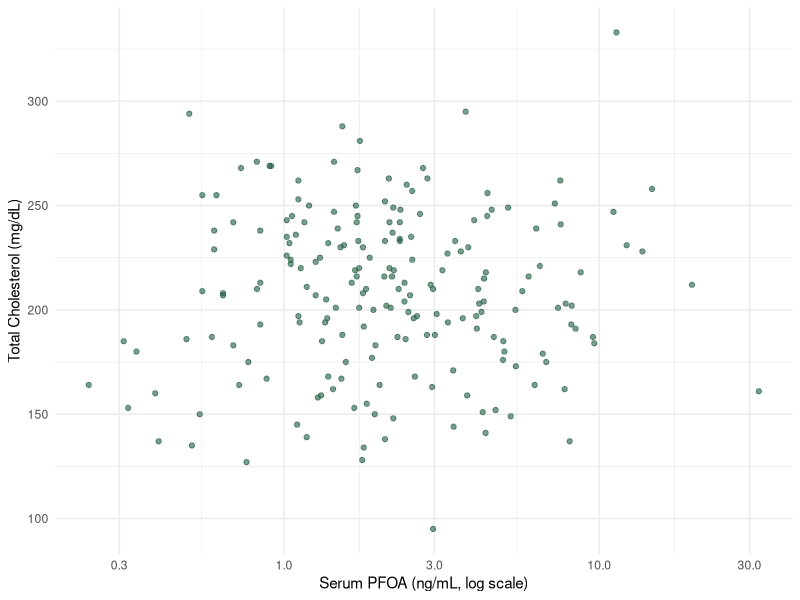

This chart was generated by the following R code:
## ---- chunk 1
#| label: setup
#| message: false
#| warning: false
#| include: false

library(dplyr)
library(ggplot2)
library(knitr)
## ---- chunk 2
#| label: load-data
#| message: false

# Replace this with however you load your dataset.
# Default: recreate biomarker_data from the afternoon Quarto modules
set.seed(42)
n <- 200
dat <- data.frame(
  participant_id = 1:n,
  age = round(rnorm(n, 48, 14)),
  sex = sample(c("Female", "Male"), n, replace = TRUE, prob = c(0.55, 0.45)),
  pfoa_serum = round(rlnorm(n, meanlog = 0.8, sdlog = 0.9), 2),
  cholesterol = round(rnorm(n, 210, 38)),
  site = sample(c("Research Triangle Park", "Durham", "Chapel Hill"),
                n, replace = TRUE)
)
## ---- chunk 3
#| label: tbl-summary
#| tbl-cap: "Summary of the dataset."

# Replace with your own summary.
summary_tbl <- dat |>
  summarise(across(where(is.numeric), \(x) round(mean(x, na.rm = TRUE), 2)))
kable(summary_tbl)
## ---- chunk 4
#| label: fig-overview
#| fig-cap: "Overview plot of the data."
#| fig-width: 6
#| fig-height: 4
#| warning: false

# Replace with a plot relevant to your question.
ggplot(dat, aes(x = pfoa_serum, y = cholesterol)) +
  geom_point(color = "#205C40", alpha = 0.6) +
  scale_x_log10() +
  theme_minimal() +
  labs(x = "Serum PFOA (ng/mL, log scale)", y = "Total Cholesterol (mg/dL)")
